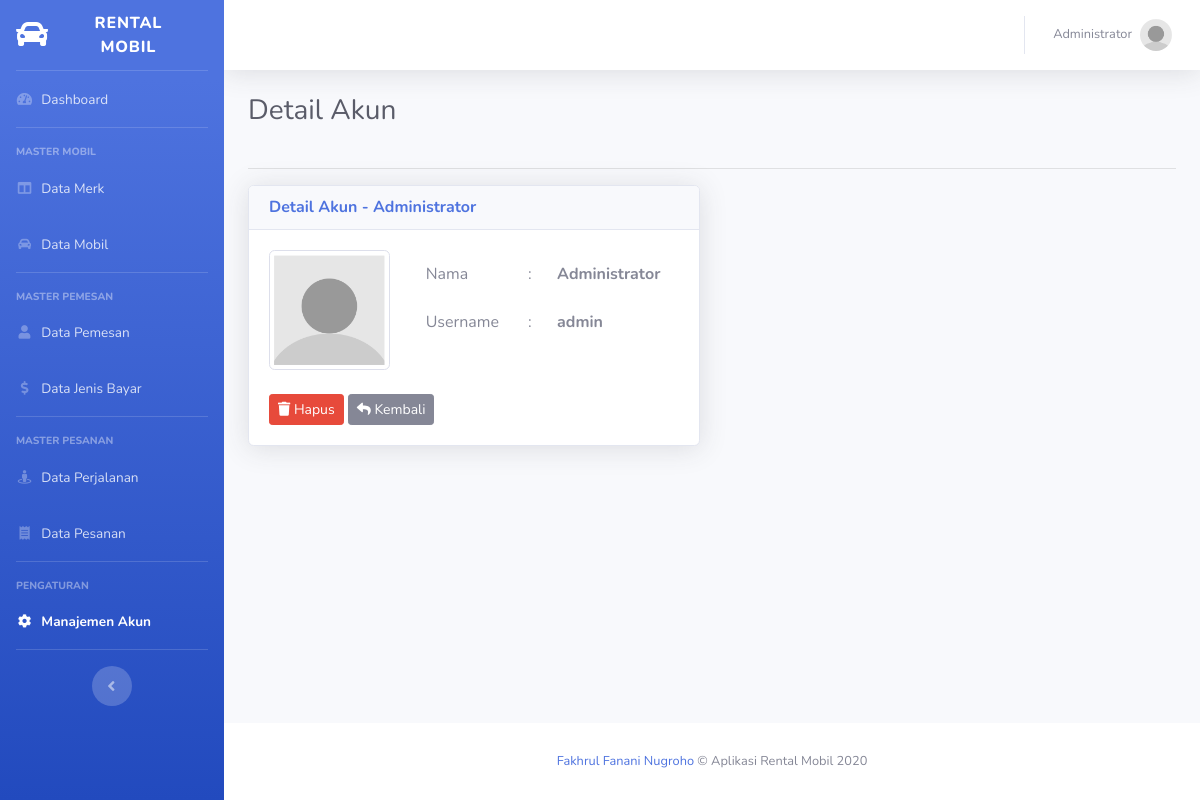
Screenshot of /akun/detail/4 (signed in) with the database file from the repository.
### tables this page shows
CREATE TABLE `tbl_akun` (
  `id` int(11) NOT NULL,
  `nama` varchar(50) DEFAULT NULL,
  `username` varchar(15) DEFAULT NULL,
  `password` varchar(255) DEFAULT NULL,
  `foto` varchar(60) DEFAULT NULL
);

### controllers/C_Akun.php (called while the page is built, shortened)
<?php
class C_Akun extends Controller {
	public function __construct(){
		$this->akun = $this->model('M_Akun');
	}
	public function detail($id){
		$data = [
			'aktif' => 'akun',
			'judul' => 'Detail Akun',
			'akun' => $this->akun->detail($id)->fetch_object(),
		];
		$this->view('akun/detail', $data);
	}
}

### index.php (called while the page is built, shortened)
<?php
require_once BASEPATH . DS . 'core' . DS . 'Database.php';
require_once BASEPATH . DS . 'core' . DS . 'Model.php';
new Route();
?>

### functions/url_function.php (called while the page is built, shortened)
<?php
function base_url($path = null){
	if(isset($path)){
		$path = filter_var($path, FILTER_SANITIZE_URL);
		$path = rtrim($path, '/');
		return BASE_URL . $path;
	}
	return BASE_URL;
}

### core/Model.php (called while the page is built, shortened)
<?php
class Model {
	public function __construct(){
		$this->db = new Database();
	}
	public function get_where($table, $where = [], $kolom = []){
		if (count($kolom) == 0) {
			$this->_query = "SELECT * FROM {$table}";
		}
		$this->_query = $this->_query . " WHERE ";
		foreach ($where as $key => $value) {
			$this->_query = $this->_query . "{$key} = '{$value}'";
		}
	}
	public function execute(){
		return $this->db->query($this->_query);
	}
}

### core/Database.php (called while the page is built, shortened)
<?php
class Database {
	public function __construct(){
		$this->_koneksi = new mysqli(DB_HOST, DB_USER, DB_PASS, DB_NAME);
	}
	public function query($query){
		return $this->_koneksi->query($query);
	}
}

### models/M_Akun.php (called while the page is built, shortened)
<?php
class M_Akun extends Model {
	public function detail($id){
		$query = $this->execute();
		return $query;
	}
}

### views/akun/detail.php (the view, shortened to what this page needs)
<!DOCTYPE html>
<html lang="en">
<head>
	<link href="<?= base_url('sb-admin-2/') ?>/vendor/fontawesome-free/css/all.min.css" rel="stylesheet" type="text/css">
	<link href="<?= base_url('sb-admin-2/') ?>/css/sb-admin-2.min.css" rel="stylesheet">
	<link href="<?= base_url('sb-admin-2/') ?>/vendor/datatables/dataTables.bootstrap4.min.css" rel="stylesheet">
</head>
<body id="page-top">
	<div id="wrapper">
	<div id="content-wrapper" class="d-flex flex-column">
		<div id="content">
			<div class="container-fluid">
				<div class="row">
					<div class="col-sm-12">
						<div class="clearfix">
							<div class="float-left">
								<h1 class="h3 mb-4 text-gray-800"><?= $judul ?></h1>
							</div>
						</div>
						<hr>
					</div>
				</div>
				<div class="row">
					<div class="col-md-6">
						<div class="card shadow">
							<div class="card-header">
								<h6 class="m-0 font-weight-bold text-primary"><?= $judul ?> - <?= $akun->nama ?></h6>
							</div>
							<div class="card-body">
								<div class="row">
									<div class="col-md-4">
										<img src="<?= base_url('uploads/' . $akun->foto) ?>" alt="<?= $akun->nama ?>" class="img-thumbnail mb-4">
									</div>
									<div class="col-md-8">
										<table class="table table-borderless">
											<tr>
												<td>Nama</td>
												<td>:</td>
												<td><b><?= $akun->nama ?></b></td>
											</tr>
											<tr>
												<td>Username</td>
												<td>:</td>
												<td><b><?= $akun->username ?></b></td>
											</tr>
										</table>
									</div>
								</div>
								<div class="row">
									<div class="col">
         								<a href="<?= base_url('akun/hapus/' . $akun->id) ?>" class="btn btn-sm btn-danger" onclick="return confirm('apakah anda yakin?')"><i class="fa fa-trash"></i> Hapus</a>
										<a href="<?= base_url('akun') ?>" class="btn btn-sm btn-secondary"><i class="fa fa-reply"></i> Kembali</a>
									</div>
								</div>
							</div>
						</div>
					</div>
				</div>
			</div>
		</div>
	</div>
	</div>
</body>
</html>

### rows the page displays
tbl_akun: nama "Administrator", foto (picture), username "admin"

### other values shown
$_SESSION['login']['nama'] "Administrator"
$judul "Detail Akun"
